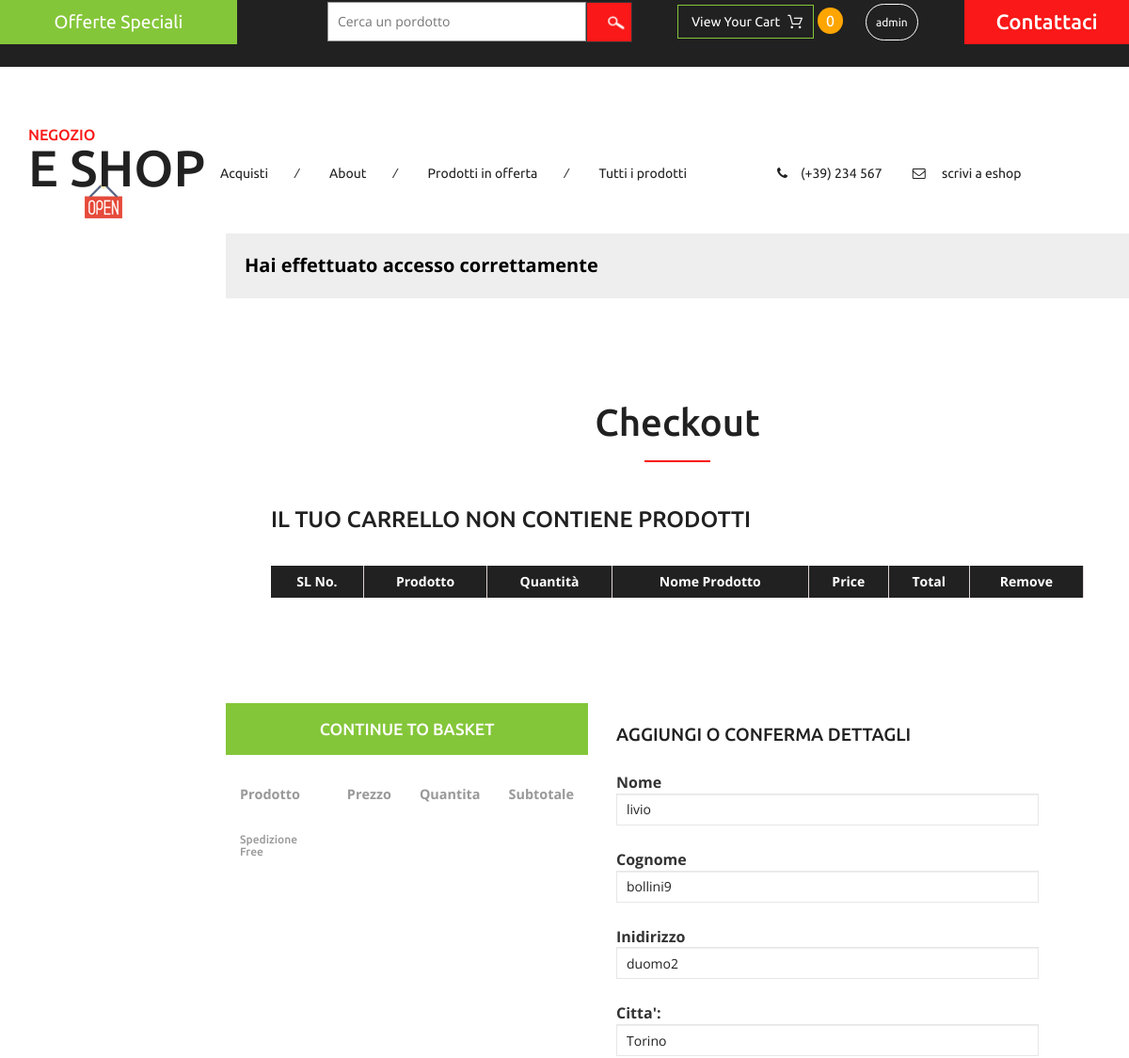
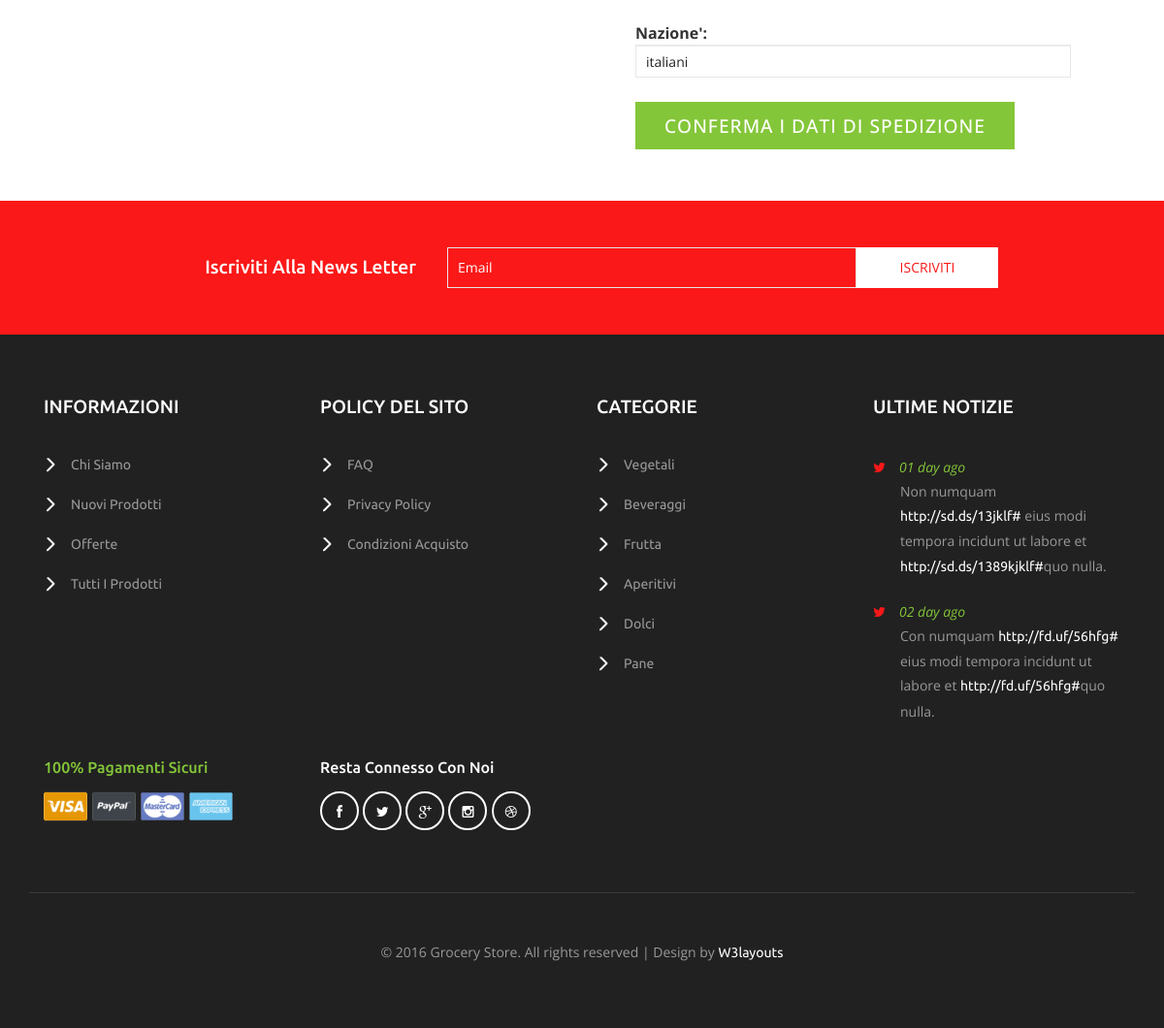
Screenshot of /cart.php (signed in) with the database file from the repository (2 pictures, top to bottom).
### tables this page shows
CREATE TABLE `users` (
  `id` int(100) NOT NULL,
  `email` varchar(255) NOT NULL,
  `password` varchar(255) NOT NULL,
  `nome` varchar(255) DEFAULT 'nome',
  `cognome` varchar(255) DEFAULT 'cognome',
  `indirizzo` varchar(255) DEFAULT 'indirizzo',
  `citta` varchar(255) DEFAULT 'città',
  `nazione` varchar(255) DEFAULT 'nazione',
  `inserimento` timestamp(6) NOT NULL DEFAULT CURRENT_TIMESTAMP(6)
);

### cart.php (called while the page is built, shortened)
<?php
include('header.php');
include('includes/topMenu.php');
include('includes/checkout.php');
 ?>
<?php
include('footer.php');
?>

### Class/Utente.php (the view, shortened to what this page needs)
<?php
class Utente extends Messaggi
{
    protected function htmlFormdati() { ?>
   <h4>Aggiungi o Conferma  Dettagli</h4>
    <form action="#" method="post" class="creditly-card-form agileinfo_form">
    <section class="creditly-wrapper wthree, w3_agileits_wrapper">
        <div class="information-wrapper">
            <div class="first-row form-group">
                <div class="controls">
                    <label class="control-label">Nome</label>
                    <input class="billing-address-name form-control" type="text"
                    name="nome" value="<?php echo $this->row['nome']?>"required="">
                </div>
                <div class="controls">
                    <label class="control-label">Cognome</label>
                    <input class="billing-address-name form-control" type="text"
                    name="cognome" value="<?php echo $this->row['cognome']?>" required="">
                </div>
                <div class="controls">
                    <label class="control-label">Inidirizzo </label>
                    <input class="form-control" type="text"
                    value="<?php echo $this->row['indirizzo']?>"
                    name="indirizzo" required="">
                </div>
                <div class="controls">
                    <label class="control-label">Citta': </label>
                    <input class="form-control" type="text" name="citta"
                    value="<?php echo $this->row['citta']?>" required="">
                </div>
                <div class="controls">
                    <label class="control-label">Nazione': </label>
                    <input class="form-control" type="text"
                    value="<?php echo $this->row['nazione']?>" name="nazione" required="">
                </div>
            </div>
            <button class="submit check_out"
            name="aggiorna">Conferma i dati di spedizione</button>
        </div>
    </section>
</form>
<?php
}
    public function mostra_datiUtente($dbConn)
    {
        $id=$_SESSION['id'];
        $q = ("SELECT * FROM users WHERE id='$id'");
        $this->esegui_query($dbConn, $q);
        $this->rowCount= $this->smt->rowCount($this->smt);
        if ($this->rowCount > 0) {
            while ($this->row = $this->smt->fetch(PDO::FETCH_ASSOC)) {
            $this->htmlFormdati();
            }
        } ?>
     <br>
     <?php
    }
    protected  function esegui_query($dbConn, $q)
    {
        $this->smt = $dbConn->prepare($q);
        $this->smt->execute();
        return $this->smt;
    }
}

### rows the page displays
users: nome "livio", cognome "bollini9", indirizzo "duomo2", citta "Torino", nazione "italiani"

### other values shown
$nome "admin"
$_SESSION['testo'] "Hai effettuato accesso correttamente"
